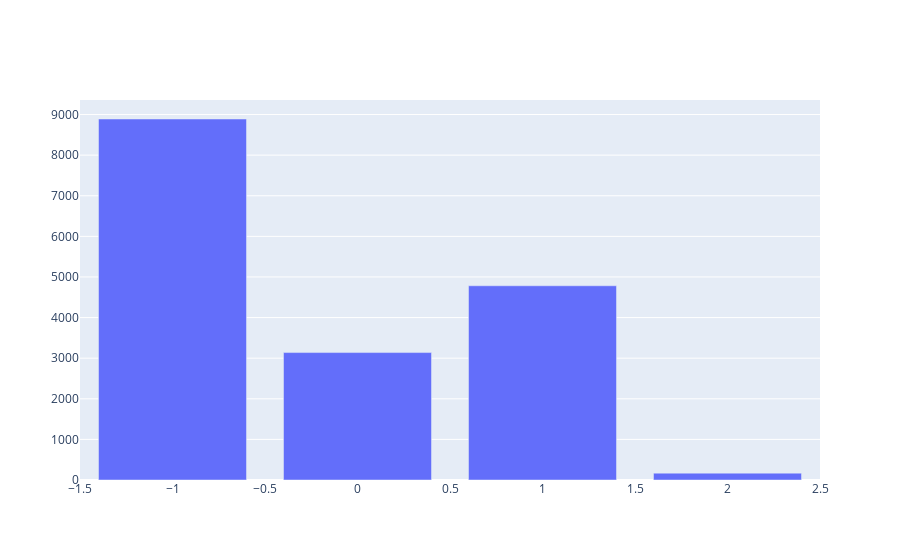

The notebook cell this image was saved under:
### Code cell
y_list=[]
for i in list(non_risk_user.payment_status.unique()):
    y_list.append(non_risk_user[non_risk_user.payment_status==i].count()[0])

fig = go.Figure([go.Bar(x=list(non_risk_user.payment_status.unique()), 
y=y_list)])
fig

### Figure 1 — Plotly figure (JSON) as saved in the notebook; plotly's stock layout.template omitted (floating-point values rounded to 4 significant figures)
{"data": [{"type": "bar", "x": [-1, 1, 0, 2], "y": [8890, 4783, 3138, 169]}], "layout": {}}
